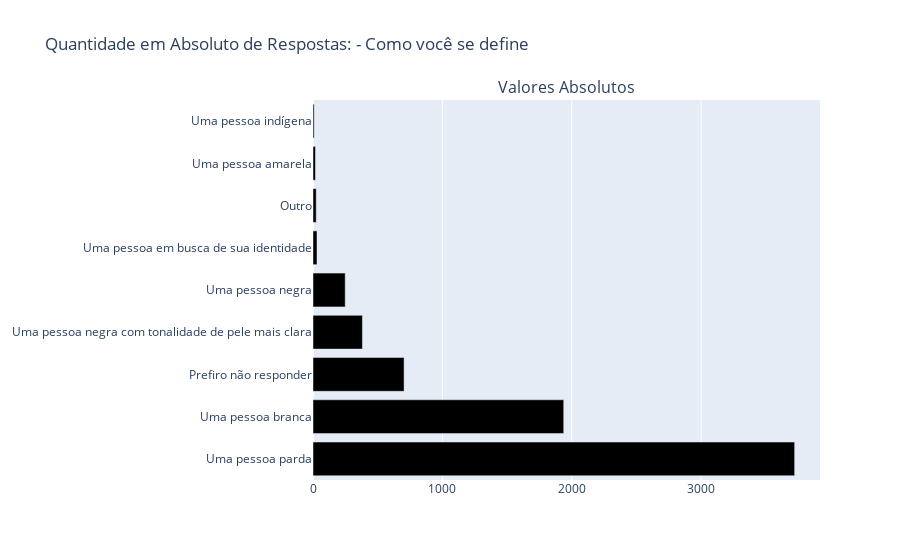
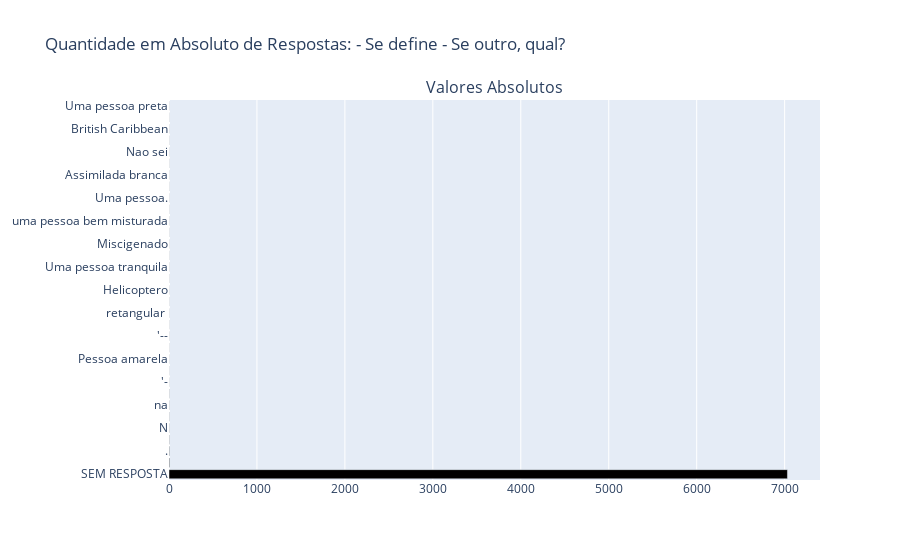

These figures' notebook cell, in order:
### Code cell
for itens in list(sample_df.columns[0:2]):

    categorical_column = itens

    values = sample_df[categorical_column].value_counts().tolist()
    values_perc = [round(value/ sum(values)*100,2) for value in values]
    categories = sample_df[categorical_column].unique().tolist()

    fig = make_subplots(rows=1, cols=1,subplot_titles=("Valores Absolutos", "Percentual") )

    fig.add_trace(
        go.Bar( x=values,y=categories,name=f"{categorical_column}", marker_color="black",orientation='h'),
        row=1, col=1
    )

    fig.update_layout(title_text=f"Quantidade em Absoluto de Respostas: - {categorical_column}")

    fig.show()

### Figure 1 — Plotly figure (JSON) as saved in the notebook; plotly's stock layout.template omitted (floating-point values rounded to 4 significant figures)
{"data": [{"marker": {"color": "black"}, "name": "Como você se define", "orientation": "h", "type": "bar", "x": [3723, 1938, 704, 382, 249, 31, 25, 19, 9], "xaxis": "x", "y": ["Uma pessoa parda", "Uma pessoa branca", "Prefiro não responder", "Uma pessoa negra com tonalidade de pele mais clara", "Uma pessoa negra", "Uma pessoa em busca de sua identidade", "Outro", "Uma pessoa amarela", "Uma pessoa indígena"], "yaxis": "y"}], "layout": {"annotations": [{"font": {"size": 16}, "showarrow": false, "text": "Valores Absolutos", "x": 0.5, "xanchor": "center", "xref": "paper", "y": 1, "yanchor": "bottom", "yref": "paper"}], "title": {"text": "Quantidade em Absoluto de Respostas: - Como você se define"}, "xaxis": {"anchor": "y", "domain": [0, 1]}, "yaxis": {"anchor": "x", "domain": [0, 1]}}}

### Figure 2 — Plotly figure (JSON) as saved in the notebook; plotly's stock layout.template omitted (floating-point values rounded to 4 significant figures)
{"data": [{"marker": {"color": "black"}, "name": "Se define - Se outro, qual?", "orientation": "h", "type": "bar", "x": [7032, 7, 5, 3, 2, 2, 2, 2, 1, 1, 1, 1, 1, 1, 1, 1, 1, 1, 1, 1, 1, 1, 1, 1, 1, 1, 1, 1, 1, 1, 1, 1, 1], "xaxis": "x", "y": ["SEM RESPOSTA", "Latino", ".", "Este campo está invertido com a opção \"Outro\". Marquei a opção \"uma pessoa amarela\" e este campo se tornou obrigatório o preenchimento.", "N", "Amarela", "na", "Nenhum", "'-", "Não.", "Pessoa amarela", "Amarelo", "'--", "não", "retangular ", "Mestiço", "Helicoptero", "Pardo", "Uma pessoa tranquila", "Normal", "Miscigenado", "pessoa", "uma pessoa bem misturada", "Uma pessoa", "Uma pessoa.", "mestiça arabe-indígena", "Assimilada branca", "a", "Nao sei", "Mestiço mameluco", "British Caribbean", "Pessoa cabocla", "Uma pessoa preta"], "yaxis": "y"}], "layout": {"annotations": [{"font": {"size": 16}, "showarrow": false, "text": "Valores Absolutos", "x": 0.5, "xanchor": "center", "xref": "paper", "y": 1, "yanchor": "bottom", "yref": "paper"}], "title": {"text": "Quantidade em Absoluto de Respostas: - Se define - Se outro, qual?"}, "xaxis": {"anchor": "y", "domain": [0, 1]}, "yaxis": {"anchor": "x", "domain": [0, 1]}}}
